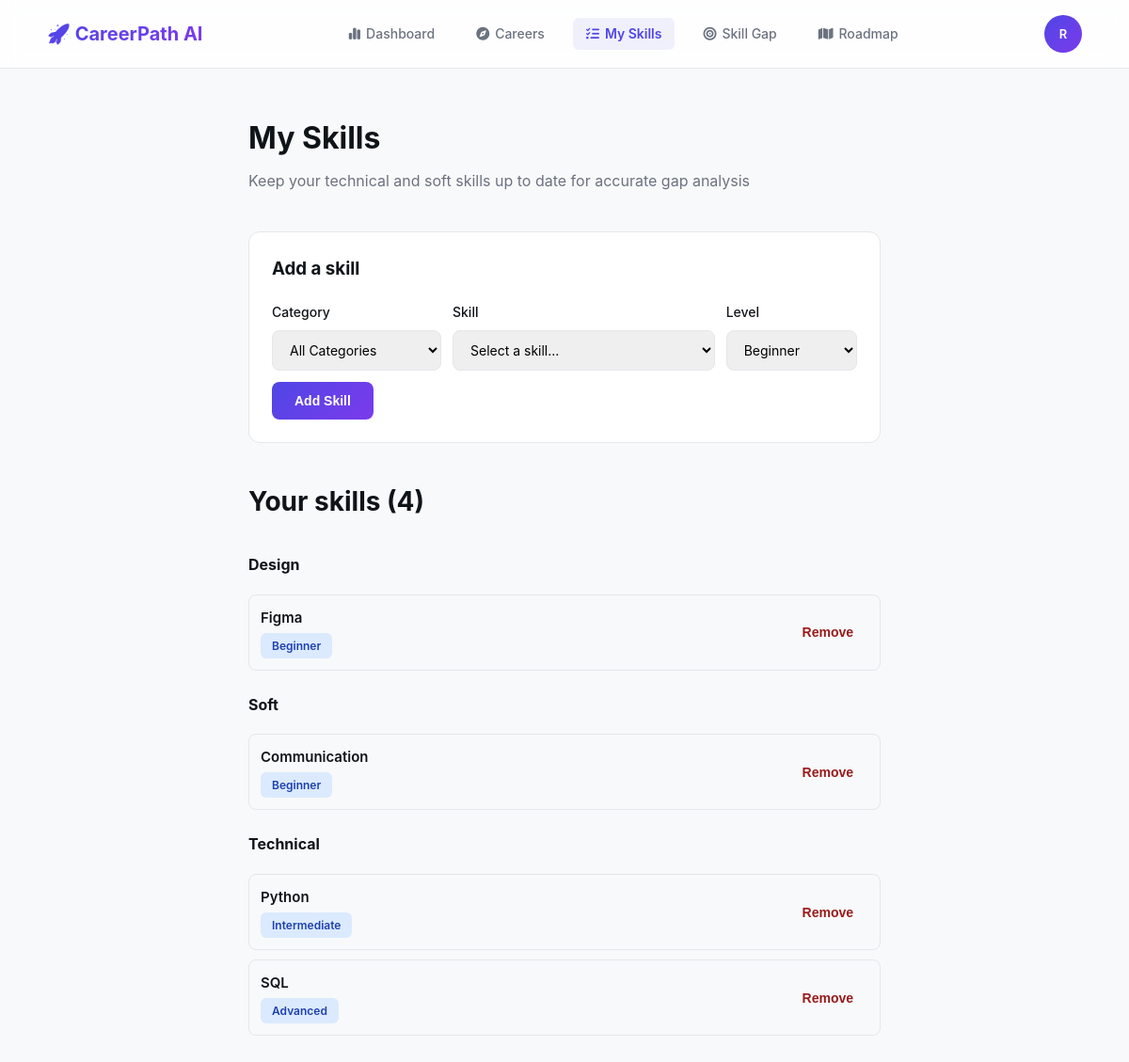
The app's page /my-skills/ (signed in) with its own data.
### accounts/models.py (models this page shows, shortened)
class User(AbstractUser):
    full_name = models.CharField(max_length=150, blank=True, null=True, verbose_name="Full Name")
    email = models.EmailField(unique=True, verbose_name="Email Address")

### skills/models.py (models this page shows, shortened)
class Skill(models.Model):
    name = models.CharField(max_length=100, unique=True)
    category = models.CharField(max_length=100, blank=True, null=True) # Technical, Soft Skill

class UserSkill(models.Model):
    LEVEL_CHOICES = [
        ('beginner', 'Beginner'),
        ('intermediate', 'Intermediate'),
        ('advanced', 'Advanced'),
    ]
    user = models.ForeignKey(settings.AUTH_USER_MODEL, on_delete=models.CASCADE, related_name='user_skills')
    skill = models.ForeignKey(Skill, on_delete=models.CASCADE, related_name='users_possessed')
    level = models.CharField(max_length=20, choices=LEVEL_CHOICES, default='beginner')
    added_at = models.DateTimeField(auto_now_add=True)
    class Meta:
        unique_together = ('user', 'skill')
        ordering = ['-added_at']

### skills/views.py (the view)
# urls.py: path('', views.manage_skills_view, name='manage_skills'),
@login_required
def manage_skills_view(request):
    user = request.user
    user_skills = UserSkill.objects.filter(user=user).select_related('skill').order_by('skill__category')
    already_added_ids = user_skills.values_list('skill_id', flat=True)
    available_skills = Skill.objects.exclude(id__in=already_added_ids)
    categories = Skill.objects.exclude(category__isnull=True).exclude(category='').values_list('category', flat=True).distinct()
    context = {
        'user_skills': user_skills,
        'all_skills': available_skills,
        'categories': categories, # تم تمرير الأقسام هان
    }
    return render(request, 'skills/manage_skills.html', context)

### skills/templates/skills/manage_skills.html (shortened to what this page needs)
{% extends 'dashboard/base.html' %}
{% block content %}
<div class="container-narrow">
  <div class="page-header">
    <h1 class="page-title">My Skills</h1>
    <p class="page-subtitle">Keep your technical and soft skills up to date for accurate gap analysis</p>
  </div>
  <div class="card" style="margin-bottom:32px;">
    <h3 style="margin-bottom:20px;">Add a skill</h3>
<form method="post" action="{% url 'skills:add_skill' %}" style="display:flex; gap:12px; flex-wrap:wrap; align-items:flex-end;">
      <div class="form-group" style="flex:1; min-width:180px; margin-bottom:0;">
        <label for="category_select">Category</label>
        <select id="category_select" class="form-control" onchange="filterSkillsByCategory()">
          <option value="" selected>All Categories</option>
        </select>
      </div>
      <div class="form-group" style="flex:2; min-width:180px; margin-bottom:0;">
        <label for="skill_id">Skill</label>
        <select id="skill_id" name="skill_id" class="form-control" required>
          <option value="" disabled selected>Select a skill...</option>
        </select>
      </div>
      <div class="form-group" style="flex:1; min-width:120px; margin-bottom:0;">
        <label for="current_level">Level</label>
        <select id="current_level" name="current_level" class="form-control">
          <option value="beginner">Beginner</option>
        </select>
      </div>
      <button type="submit" class="btn-primary">Add Skill</button>
    </form>
  </div>
  <h3 class="section-title">Your skills ({{ user_skills.count }})</h3>
  {% if user_skills %}
    {% regroup user_skills by skill.category as category_list %}
    {% for category in category_list %}
      <div class="category-block" style="margin-bottom: 24px;">
        <h4 style="color: var(--text-main); margin-bottom: 12px; font-size: 16px; border-bottom: 1px solid var(--border-color); padding-bottom: 6px;">
          {% if category.grouper %}{{ category.grouper }}{% else %}Uncategorized{% endif %}
        </h4>
        <div class="skills-grid" style="display: flex; flex-direction: column; gap: 10px;">
          {% for us in category.list %}
            <div class="skill-item" style="display:flex; justify-content:space-between; align-items:center; background:var(--bg-card); padding:12px; border-radius:8px;">
              <div>
                <div class="skill-name" style="font-weight:600;">{{ us.skill.name }}</div>
                <span class="badge badge-info" style="margin-top:4px; display:inline-block; font-size: 12px;">
                  {{ us.get_level_display }}
                </span>
              </div>
              <form method="post" action="{% url 'skills:remove_skill' us.skill.id %}">
                <button type="submit" class="btn-ghost" style="color:#991B1B; background:none; border:none; cursor:pointer;">Remove</button>
              </form>
            </div>
          {% endfor %}
        </div>
      </div>
    {% endfor %}
  {% else %}
    <p style="color:var(--text-muted);">You haven't added any skills yet. Add some above to get started.</p>
  {% endif %}
</div>
{% endblock %}

### dashboard/templates/dashboard/base.html (shortened to what this page needs)
{% load static %}
<!DOCTYPE html>
<html lang="en">
<head>
  <link rel="stylesheet" href="https://cdn.jsdelivr.net/npm/bootstrap-icons@1.11.3/font/bootstrap-icons.css">
  <link rel="stylesheet" href="https://cdnjs.cloudflare.com/ajax/libs/font-awesome/6.4.0/css/all.min.css">
  <link rel="stylesheet" href="{% static 'css/style.css' %}">
</head>
<body>
  {% if user.is_authenticated %}
  <nav class="navbar">
    <div class="flex-between" style="width: 100%; max-width: 1100px; margin: 0 auto; display: flex; justify-content: space-between; align-items: center; position: relative;">
      <a href="/dashboard/" class="logo">🚀 CareerPath AI</a>
      <div class="nav-links" id="navLinks">
        <a href="/dashboard/" class="{% if request.path == '/dashboard/' or request.path == '/dashboard' %}active{% endif %}">
          <i class="fa-solid fa-chart-simple" style="margin-right: 6px;"></i> Dashboard
        </a>
        <a href="/careers/" class="{% if 'careers' in request.path %}active{% endif %}">
          <i class="fa-solid fa-compass" style="margin-right: 6px;"></i> Careers
        </a>
        <a href="{% url 'skills:manage_skills' %}" class="{% if 'skills' in request.path %}active{% endif %}">
          <i class="fa-solid fa-list-check" style="margin-right: 6px;"></i> My Skills
        </a>
        <a href="/analysis/" class="{% if 'analysis' in request.path %}active{% endif %}">
          <i class="fa-solid fa-bullseye" style="margin-right: 6px;"></i> Skill Gap
        </a>
        <a href="/roadmap/" class="{% if 'roadmap' in request.path %}active{% endif %}">
          <i class="fa-solid fa-map" style="margin-right: 6px;"></i> Roadmap
        </a>
      </div>
      <div class="nav-user" style="display: flex; align-items: center; gap: 16px;">
        <div class="user-menu">
          <button class="avatar" onclick="toggleUserMenu()" style="border:none; cursor:pointer;">
            {{ user.username|slice:":1"|upper }}
          </button>
        </div>
      </div>
    </div>
  </nav>
  {% endif %}
  <main>
    {% block content %}{% endblock %}
  </main>
</body>
</html>

### dashboard/static/css/style.css (style rules this page uses)
:root { --primary: #4F46E5; --primary-dark: #4338CA; --secondary: #7C3AED; --gradient: linear-gradient(135deg, #4F46E5 0%, #7C3AED 100%); --bg: #F8F9FA; --surface: #FFFFFF; --border: #E5E7EB; --text: #0F1419; --text-muted: #6B7280; --success: #10B981; --success-bg: #E8F5E9; --warning: #F59E0B; --warning-bg: #FFF3E0; --radius: 8px; --radius-lg: 12px; --shadow: 0 4px 12px rgba(0, 0, 0, 0.08); --shadow-lg: 0 12px 32px rgba(0, 0, 0, 0.1); }
* { margin: 0; padding: 0; box-sizing: border-box; }
body { font-family: -apple-system, BlinkMacSystemFont, 'Segoe UI', Roboto, sans-serif; background: var(--bg); color: var(--text); line-height: 1.6; }
a { text-decoration: none; color: inherit; }
.navbar { display: flex; justify-content: space-between; align-items: center; padding: 16px 48px; background: rgba(255, 255, 255, 0.85); backdrop-filter: blur(10px); border-bottom: 1px solid var(--border); position: sticky; top: 0; z-index: 100; }
.logo { font-size: 20px; font-weight: 700; background: var(--gradient); -webkit-background-clip: text; -webkit-text-fill-color: transparent; background-clip: text; }
.nav-links { display: flex; gap: 16px; }
.nav-links a { display: flex; align-items: center; font-size: 14px; font-weight: 500; color: var(--text-muted); transition: all 0.2s ease; padding: 6px 14px; border-radius: 6px; }
.nav-links a.active { color: var(--primary) !important; background: rgba(79, 70, 229, 0.08); font-weight: 600; }
.nav-user { display: flex; align-items: center; gap: 16px; }
.avatar { width: 40px; height: 40px; border-radius: 50%; background: var(--gradient); color: white; display: flex; align-items: center; justify-content: center; font-weight: 600; font-size: 13px; }
.btn, .btn-primary, .btn-secondary, .btn-ghost { display: inline-block; padding: 12px 24px; border-radius: var(--radius); font-size: 14px; font-weight: 600; cursor: pointer; border: none; transition: all 0.2s; text-align: center; }
.btn-primary { background: var(--gradient); color: white; }
.btn-ghost { background: none; color: var(--text-muted); padding: 8px 16px; }
main { min-height: calc(100vh - 73px); }
.container-narrow { max-width: 720px; margin: 0 auto; padding: 48px 24px; }
.page-header { margin-bottom: 40px; }
.page-title { font-size: 32px; font-weight: 700; margin-bottom: 8px; }
.page-subtitle { font-size: 16px; color: var(--text-muted); }
.section-title { font-size: 20px; font-weight: 700; margin: 40px 0 20px; }
.form-group { margin-bottom: 18px; }
.form-group label { display: block; margin-bottom: 8px; font-size: 14px; font-weight: 500; }
.form-control, .form-group input, .form-group select, .form-group textarea { width: 100%; padding: 11px 14px; border: 1px solid var(--border); border-radius: var(--radius); font-size: 14px; font-family: inherit; transition: border-color 0.2s; }
select.form-control { cursor: pointer; }
.card { background: var(--surface); border: 1px solid var(--border); border-radius: var(--radius-lg); padding: 24px; }
.badge { display: inline-block; padding: 4px 12px; border-radius: 6px; font-size: 12px; font-weight: 600; }
.badge-info { background: #DBEAFE; color: #1E40AF; }
.skill-item { background: var(--surface); border: 1px solid var(--border); border-radius: 10px; padding: 18px; display: flex; justify-content: space-between; align-items: center; }
.skill-item .skill-name { font-weight: 600; font-size: 15px; }
.flex-between { display: flex; justify-content: space-between; align-items: center; }
.section-title { font-size: 28px; font-weight: 700; margin-bottom: 32px; color: var(--text); }
.user-menu { position: relative; }
button.avatar { padding: 0; font-family: inherit; }

### records on screen
User: username "R"
Skill: grouper "Design"
UserSkill: skill.name "Figma", level "Beginner"
Skill: grouper "Soft"
UserSkill: skill.name "Communication", level "Beginner"
Skill: grouper "Technical"
UserSkill: skill.name "Python", level "Intermediate"
UserSkill: skill.name "SQL", level "Advanced"

### other values on screen
{{ user_skills.count }} "4"
